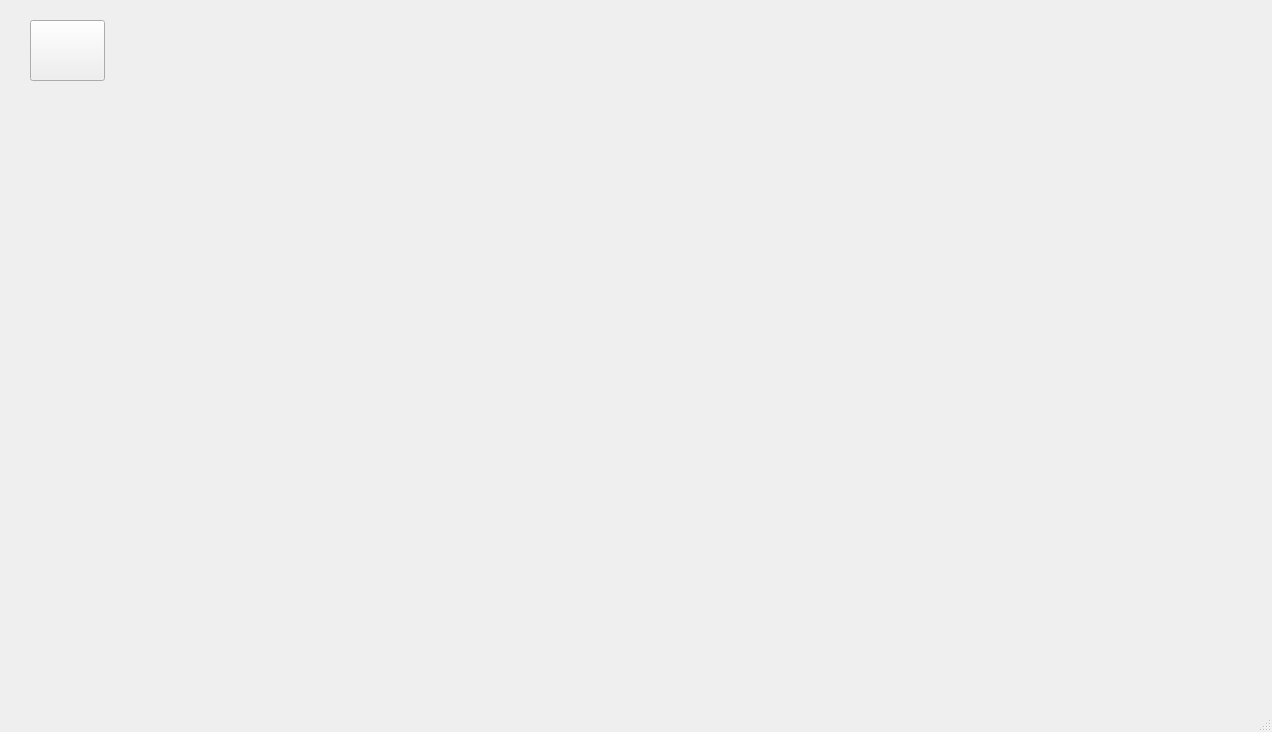
<?xml version="1.0" encoding="UTF-8"?>
<ui version="4.0">
 <class>MainWindow</class>
 <widget class="QMainWindow" name="MainWindow">
  <property name="geometry">
   <rect>
    <x>0</x>
    <y>0</y>
    <width>1272</width>
    <height>732</height>
   </rect>
  </property>
  <property name="windowTitle">
   <string>MainWindow</string>
  </property>
  <widget class="QWidget" name="centralwidget">
   <widget class="QPushButton" name="btnOpenFile">
    <property name="geometry">
     <rect>
      <x>30</x>
      <y>20</y>
      <width>75</width>
      <height>61</height>
     </rect>
    </property>
    <property name="styleSheet">
     <string notr="true"/>
    </property>
    <property name="text">
     <string/>
    </property>
   </widget>
  </widget>
  <widget class="QMenuBar" name="menubar">
   <property name="geometry">
    <rect>
     <x>0</x>
     <y>0</y>
     <width>1272</width>
     <height>22</height>
    </rect>
   </property>
  </widget>
  <widget class="QStatusBar" name="statusbar"/>
 </widget>
 <resources/>
 <connections/>
</ui>
